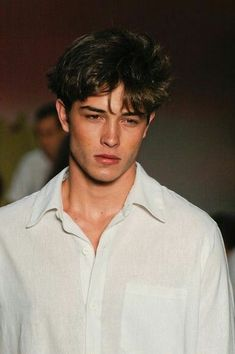
#> input picture Assets/ocv_pics/chico.jpg, 235 x 354 px, found by its file name
$ python face_detect.py
#> lines starting #> are read from the running program, lines starting #| are printed output that depends on the picture; after the words box and inside, x2 and y2 are one past the last pixel; in counts of white or black regions, pixels touching at a corner belong together
import cv2 as cv

img = cv.imread('/home/aarin-zach/Desktop/Codes/opencv/Assets/ocv_pics/chico.jpg')
#> img is the input picture: shape (354, 235, 3); mean B, G, R 103.8, 115.5, 127.7
cv.imshow('Guy', img)

# img = cv.imread('/home/aarin-zach/Desktop/Codes/opencv/Assets/ocv_pics/group 2.jpg')
# cv.imshow('group', img)


gray = cv.cvtColor(img, cv.COLOR_BGR2GRAY)
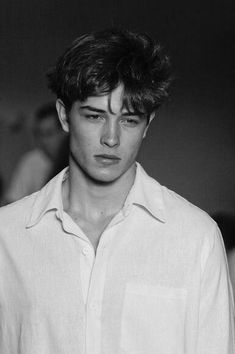
#> gray: shape (354, 235); min 1, max 241, mean 117.8
cv.imshow('gray', gray)

haar_cascade = cv.CascadeClassifier('/home/aarin-zach/Desktop/Codes/opencv/Faces/haar_face.xml')

faces = haar_cascade.detectMultiScale(gray, scaleFactor=1.1, minNeighbors=10)
#> faces = [[64, 83, 94, 94]]
print(f'Number  of faces found = {len(faces)}')
#| Number  of faces found = 1

for (x,y,w,h) in faces:
    cv.rectangle(img, (x,y), (x+w, y+h), (0,255,0), thickness=2)
#> this loop made 1 pass
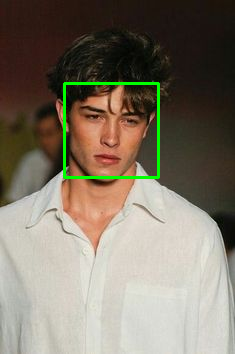
#> img: shape (354, 235, 3); 1.35% of pixels changed, all inside (x1, y1, x2, y2) = (63, 82, 160, 179)

cv.imshow('detected face', img)

cv.waitKey(0)

$ run again, with Assets/faces_imgs/train/Ben Afflek/2.jpg copied over Assets/ocv_pics/chico.jpg
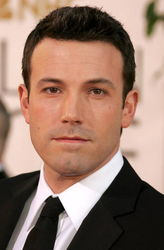
#> input picture Assets/faces_imgs/train/Ben Afflek/2.jpg, 164 x 250 px, found by its file name
#> img is the input picture: shape (250, 164, 3); mean B, G, R 107.5, 122, 151.7
#> `gray = cv.cvtColor(img, cv.COLOR_BGR2GRAY)`:
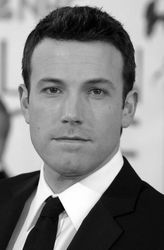
#> gray: shape (250, 164); min 0, max 255, mean 129.3
#> faces = [[16, 44, 117, 117]]
#| Number  of faces found = 1
#> the loop `for (x,y,w,h) in faces:` made 1 pass
#> after the loop `for (x,y,w,h) in faces:`:
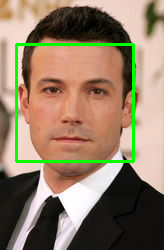
#> img: shape (250, 164, 3); 3.41% of pixels changed, all inside (x1, y1, x2, y2) = (15, 43, 135, 163)
